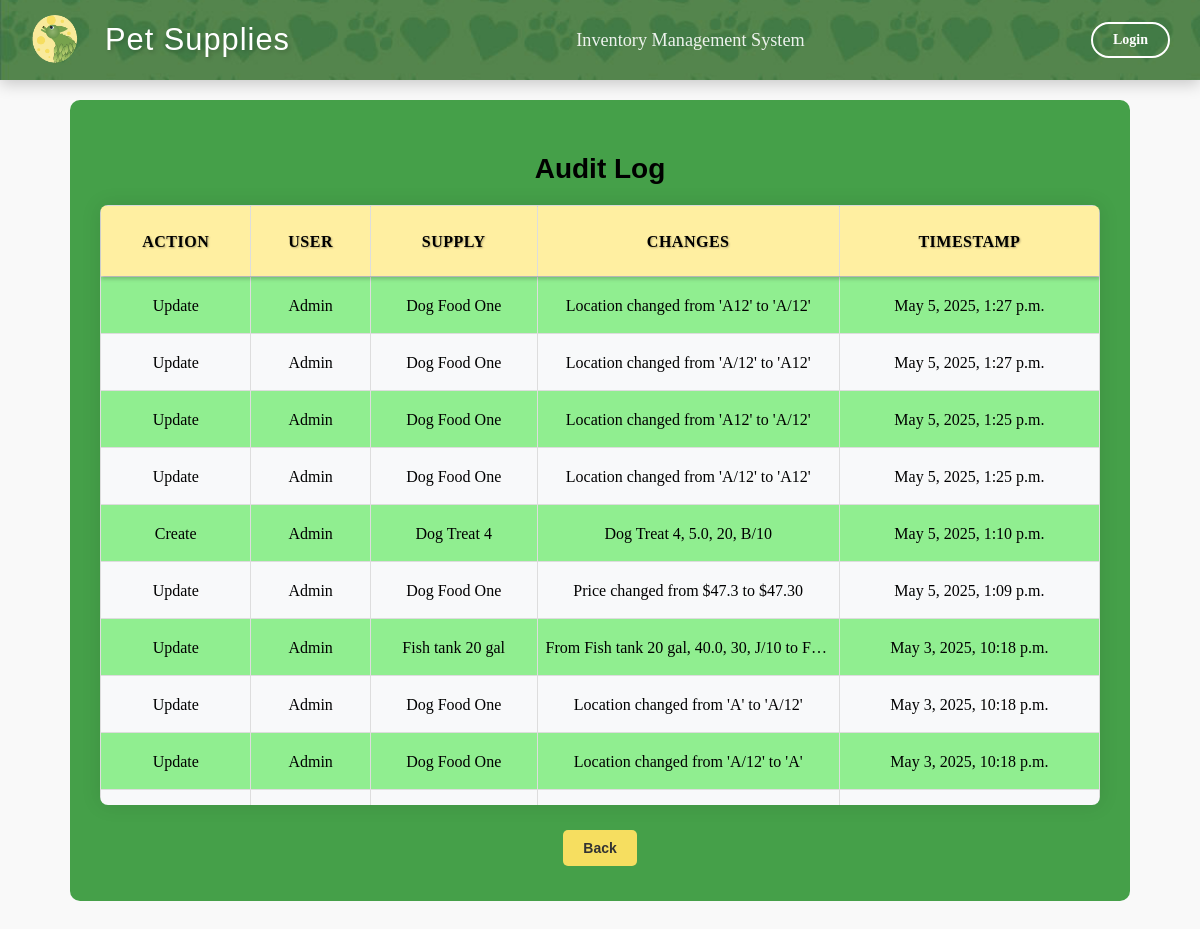
The app's page /audit-log/ with its own data.
### inventory/models.py (models this page shows, shortened)
class AuditLog(models.Model):
    ACTION_CHOICES = (
        ('CREATE', 'Create'),
        ('UPDATE', 'Update'),
        ('DELETE', 'Delete'),
    )
    user = models.ForeignKey(User, on_delete=models.SET_NULL, null=True)  # Track the user making the change
    action = models.CharField(max_length=10, choices=ACTION_CHOICES)  # The type of action (CREATE, UPDATE, DELETE)
    supply = models.ForeignKey(Supply, on_delete=models.CASCADE)  # Link to the supply that was changed
    changes = models.TextField()  # Description of what was changed
    timestamp = models.DateTimeField(auto_now_add=True)  # When the change was made

class Supply(models.Model):
    name = models.CharField(max_length=255, primary_key=True)
    price = models.FloatField()
    quantity = models.IntegerField()
    location = models.CharField(max_length=255)
    reorder_point = models.PositiveIntegerField(default=5)
    deleted = models.BooleanField(default=False)

### inventory/views.py (the view)
# urls.py: path('audit-log/', views.audit_log, name='audit_log'),
def audit_log(request):
    logs = AuditLog.objects.all().order_by('-timestamp')
    return render(request, 'inventory/audit_log.html', {'logs': logs})

### inventory/templates/inventory/audit_log.html (shortened to what this page needs)
{% extends 'inventory/base.html' %}
{% load static %}
{% block content %}
<center>
<div class="conmain">
    <center>
       <h2>Audit Log</h2>
    </center>
    <div class="table-container">
        <table border="1" class="data_tab">
            <thead>
                <tr>
                    <th>Action</th>
                    <th>User</th>
                    <th>Supply</th>
                    <th>Changes</th>
                    <th>Timestamp</th>
                </tr>
            </thead>
            <tbody>
                {% for log in logs %}
                <tr>
                    <td>{{ log.get_action_display }}</td>
                    <td>{{ log.user.username }}</td>
                    <td>{{ log.supply.name }}</td>
                    <td class="changes">{{ log.changes }}</td>
                    <td>{{ log.timestamp }}</td>
                </tr>
                {% endfor %}
            </tbody>
        </table>
    </div>
    <center>
        <a href="{% url 'index' %}">
            <button type="button" class="back-button">Back</button>
        </a>
    </center>
</div>
</div>
{% endblock %}

### inventory/static/css/styles.css (style rules this page uses)
body { font-family: 'Georgia', serif; font-size: 14px; margin-top: 100px; background-color: #f9f9f9; }
.table-container { max-height: 600px; width: 100%; margin: 20px auto; border: none; box-shadow: 0 0 20px rgba(0, 0, 0, 0.1); border-radius: 8px; overflow: hidden; position: relative; }
.data_tab { width: 100%; border-collapse: collapse; margin: 0; font-size: 16px; }
.data_tab th, .data_tab td { text-align: center; padding: 8px 12px; border: 1px solid #ddd; overflow: hidden; text-overflow: ellipsis; white-space: nowrap; height: 40px; line-height: 1.2; }
.data_tab th { color: black; font-weight: bold; font-size: 16px; padding: 8px 12px; height: 40px; }
.data_tab tr { height: 40px; }
.data_tab thead { position: sticky; top: 0; z-index: 10; box-shadow: 0 2px 4px rgba(0,0,0,0.2); }
.data_tab thead tr { height: 50px; }
.data_tab thead th { padding: 15px 20px; font-size: 16px; font-weight: bold; text-transform: uppercase; letter-spacing: 0.5px; color: black; text-align: center; white-space: nowrap; text-shadow: 1px 1px 2px rgba(0,0,0,0.3); line-height: 1.2; vertical-align: middle; display: table-cell; }
button { padding: 8px 15px; margin: 5px; border-radius: 4px; border: none; background-color: #4CAF50; color: white; cursor: pointer; font-size: 14px; transition: background-color 0.3s; }
.data_tab tr:nth-child(even) { background-color: #f8f9fa; }
.data_tab tr:nth-child(odd) { background-color: lightgreen; }
.table-container { max-height: 600px; width: 90%; margin: 20px auto; border: none; box-shadow: 0 0 20px rgba(0, 0, 0, 0.1); border-radius: 8px; overflow: hidden; position: relative; }
.data_tab th { color: white; font-weight: bold; font-size: 16px; padding: 8px 12px; height: 40px; }
.data_tab { width: 100%; border-collapse: collapse; table-layout: auto; }
.data_tab th, .data_tab td { text-align: center; padding: 0; border: 1px solid #ddd; overflow: hidden; text-overflow: ellipsis; white-space: nowrap; height: 40px; line-height: 1.2; }
.data_tab th { padding: 0; font-size: 16px; font-weight: bold; text-transform: uppercase; letter-spacing: 0.5px; color:black; line-height: 40px; text-align: center; text-shadow: 1px 1px 2px rgba(0, 0, 0, 0.3); background-color: #ffefa1; }
.data_tab thead { background-color: #ffefa1; position: sticky; top: 0; z-index: 10; box-shadow: 0 2px 4px rgba(0,0,0,0.2); }
.data_tab thead tr { height: 40px; }
.data_tab td { border: 1px solid #ddd; padding: 10px; text-align: center; white-space: nowrap; }
.data_tab th { padding: 0; font-size: 16px; font-weight: bold; text-transform: uppercase; letter-spacing: 0.5px; color: #FFFFFF; border-bottom: 2px solid #1B5E20; line-height: 40px; text-align: center; text-shadow: 1px 1px 2px rgba(0, 0, 0, 0.3); background-color: #ffefa1; }

### inventory/templates/inventory/audit_log.html (style rules this page uses)
.conmain { background-color: #45a049; width: 1000px; padding: 30px; border-radius: 10px; }
.table-container { width: 100%; max-height: 600px; overflow-y: auto; overflow-x: hidden; }
.data_tab { width: 100%; border-collapse: collapse; table-layout: auto; }
.data_tab th, .data_tab td { text-align: center; border: 1px solid #ddd; padding: 8px; white-space: nowrap; }
.changes { word-wrap: break-word; max-width: 200px; }
h2 { font-family: 'Bauhaus 93', Arial, sans-serif; font-size: 2em; color: black; text-align: center; margin-bottom: 20px; }
.back-button { background-color: #F6DE60; color: #333; padding: 10px 20px; border: none; border-radius: 5px; cursor: pointer; font-weight: 600; transition: background-color 0.3s; }
th { padding: 0; font-size: 16px; font-weight: bold; text-transform: uppercase; letter-spacing: 0.5px; color: #FFFFFF; border-bottom: 2px solid #1B5E20; line-height: 40px; text-align: center; text-shadow: 1px 1px 2px rgba(0,0,0,0.3); background-color: #F6DE60; }
td { border-bottom: 1px solid #ddd; }
.table-container .data_tab th { background-color: #ffefa1 !important; }

### records on screen
AuditLog: action "Update", user.username "Admin", supply.name "Dog Food One", changes "Location changed from 'A12' to 'A/12'", timestamp "May 5, 2025, 1:27 p.m."
AuditLog: action "Update", user.username "Admin", supply.name "Dog Food One", changes "Location changed from 'A/12' to 'A12'", timestamp "May 5, 2025, 1:27 p.m."
AuditLog: action "Update", user.username "Admin", supply.name "Dog Food One", changes "Location changed from 'A12' to 'A/12'", timestamp "May 5, 2025, 1:25 p.m."
AuditLog: action "Update", user.username "Admin", supply.name "Dog Food One", changes "Location changed from 'A/12' to 'A12'", timestamp "May 5, 2025, 1:25 p.m."
AuditLog: action "Create", user.username "Admin", supply.name "Dog Treat 4", changes "Dog Treat 4, 5.0, 20, B/10", timestamp "May 5, 2025, 1:10 p.m."
AuditLog: action "Update", user.username "Admin", supply.name "Dog Food One", changes "Price changed from $47.3 to $47.30", timestamp "May 5, 2025, 1:09 p.m."
AuditLog: action "Update", user.username "Admin", supply.name "Fish tank 20 gal", changes "From Fish tank 20 gal, 40.0, 30, J/10 to F…", timestamp "May 3, 2025, 10:18 p.m."
AuditLog: action "Update", user.username "Admin", supply.name "Dog Food One", changes "Location changed from 'A' to 'A/12'", timestamp "May 3, 2025, 10:18 p.m."
AuditLog: action "Update", user.username "Admin", supply.name "Dog Food One", changes "Location changed from 'A/12' to 'A'", timestamp "May 3, 2025, 10:18 p.m."
